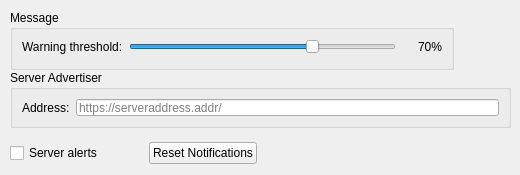
       <widget class="QWidget" name="tab_13">
        <attribute name="title">
         <string>Misc</string>
        </attribute>
        <widget class="QGroupBox" name="groupBox_9">
         <property name="geometry">
          <rect>
           <x>10</x>
           <y>10</y>
           <width>444</width>
           <height>60</height>
          </rect>
         </property>
         <property name="title">
          <string>Message</string>
         </property>
         <layout class="QFormLayout" name="formLayout_10">
          <item row="0" column="0">
           <widget class="QLabel" name="showname_label_2">
            <property name="text">
             <string>Warning threshold:</string>
            </property>
           </widget>
          </item>
          <item row="0" column="1">
           <layout class="QHBoxLayout" name="horizontalLayout_10">
            <item>
             <widget class="QSlider" name="length_threshold">
              <property name="toolTip">
               <string>&lt;html&gt;&lt;head/&gt;&lt;body&gt;&lt;p&gt;When the currently inputted in-game message length reaches at or above the defined threshold a counter will be shown indicating the number of available characters left.&lt;/p&gt;&lt;/body&gt;&lt;/html&gt;</string>
              </property>
              <property name="maximum">
               <number>100</number>
              </property>
              <property name="value">
               <number>70</number>
              </property>
              <property name="orientation">
               <enum>Qt::Horizontal</enum>
              </property>
             </widget>
            </item>
            <item>
             <widget class="QLabel" name="length_threshold_label">
              <property name="minimumSize">
               <size>
                <width>40</width>
                <height>0</height>
               </size>
              </property>
              <property name="text">
               <string>70%</string>
              </property>
              <property name="alignment">
               <set>Qt::AlignRight|Qt::AlignTrailing|Qt::AlignVCenter</set>
              </property>
             </widget>
            </item>
           </layout>
          </item>
         </layout>
        </widget>
        <widget class="QWidget" name="layoutWidget">
         <property name="geometry">
          <rect>
           <x>10</x>
           <y>140</y>
           <width>247</width>
           <height>26</height>
          </rect>
         </property>
         <layout class="QHBoxLayout" name="horizontalLayout_3">
          <item>
           <widget class="QCheckBox" name="server_alerts">
            <property name="sizePolicy">
             <sizepolicy hsizetype="Minimum" vsizetype="Maximum">
              <horstretch>0</horstretch>
              <verstretch>0</verstretch>
             </sizepolicy>
            </property>
            <property name="text">
             <string>Server alerts</string>
            </property>
           </widget>
          </item>
          <item>
           <spacer name="horizontalSpacer_4">
            <property name="orientation">
             <enum>Qt::Horizontal</enum>
            </property>
            <property name="sizeHint" stdset="0">
             <size>
              <width>40</width>
              <height>20</height>
             </size>
            </property>
           </spacer>
          </item>
          <item>
           <widget class="QPushButton" name="clear_notifications">
            <property name="text">
             <string>Reset Notifications</string>
            </property>
           </widget>
          </item>
         </layout>
        </widget>
        <widget class="QGroupBox" name="groupBox_7">
         <property name="geometry">
          <rect>
           <x>10</x>
           <y>70</y>
           <width>501</width>
           <height>58</height>
          </rect>
         </property>
         <property name="title">
          <string>Server Advertiser</string>
         </property>
         <layout class="QFormLayout" name="formLayout_6">
          <item row="0" column="0">
           <widget class="QLabel" name="advertiser_label">
            <property name="text">
             <string>Address:</string>
            </property>
           </widget>
          </item>
          <item row="0" column="1">
           <widget class="QLineEdit" name="advertiser">
            <property name="placeholderText">
             <string>https://serveraddress.addr/</string>
            </property>
           </widget>
          </item>
         </layout>
        </widget>
       </widget>
